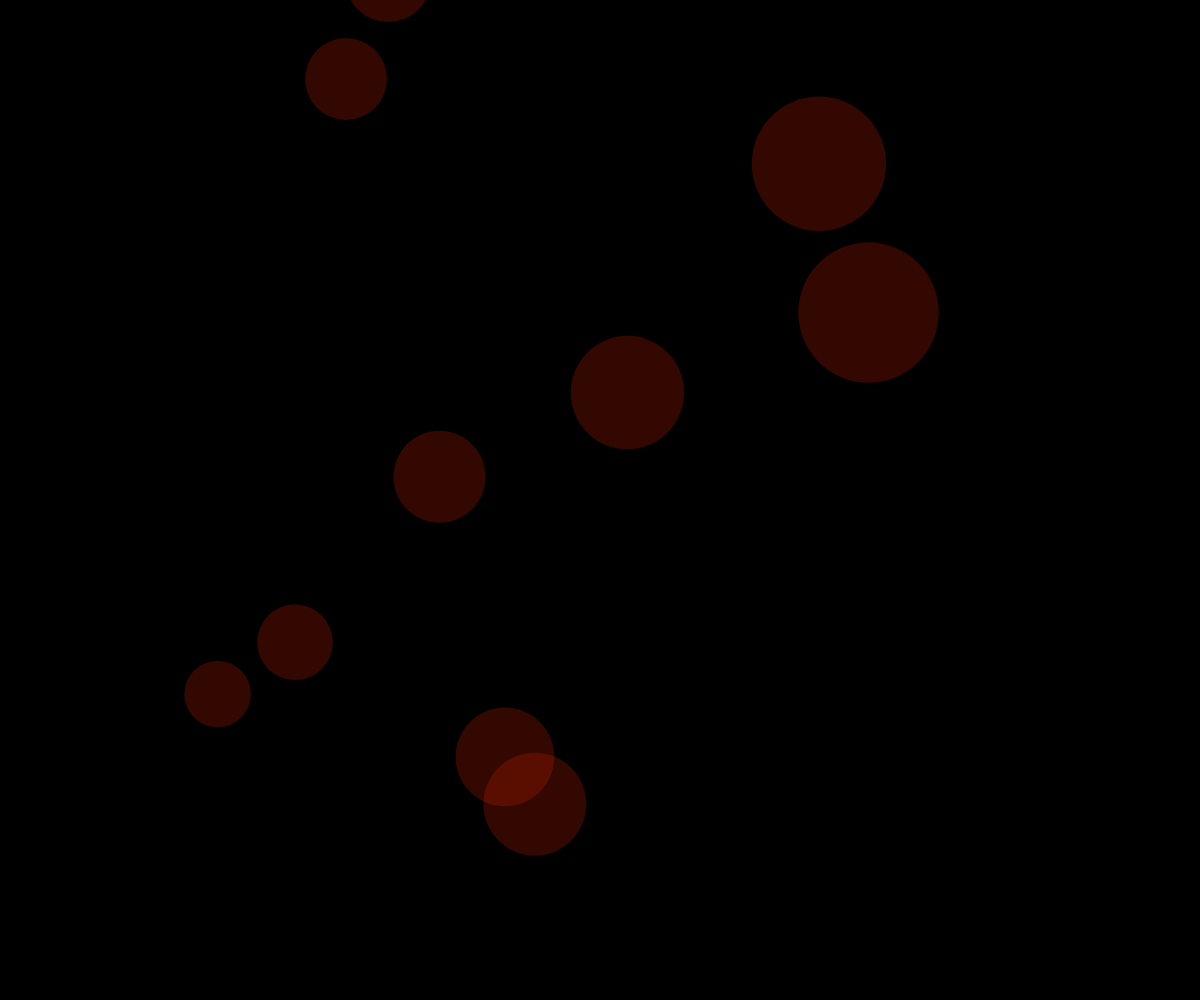
Frame 1 (no input)
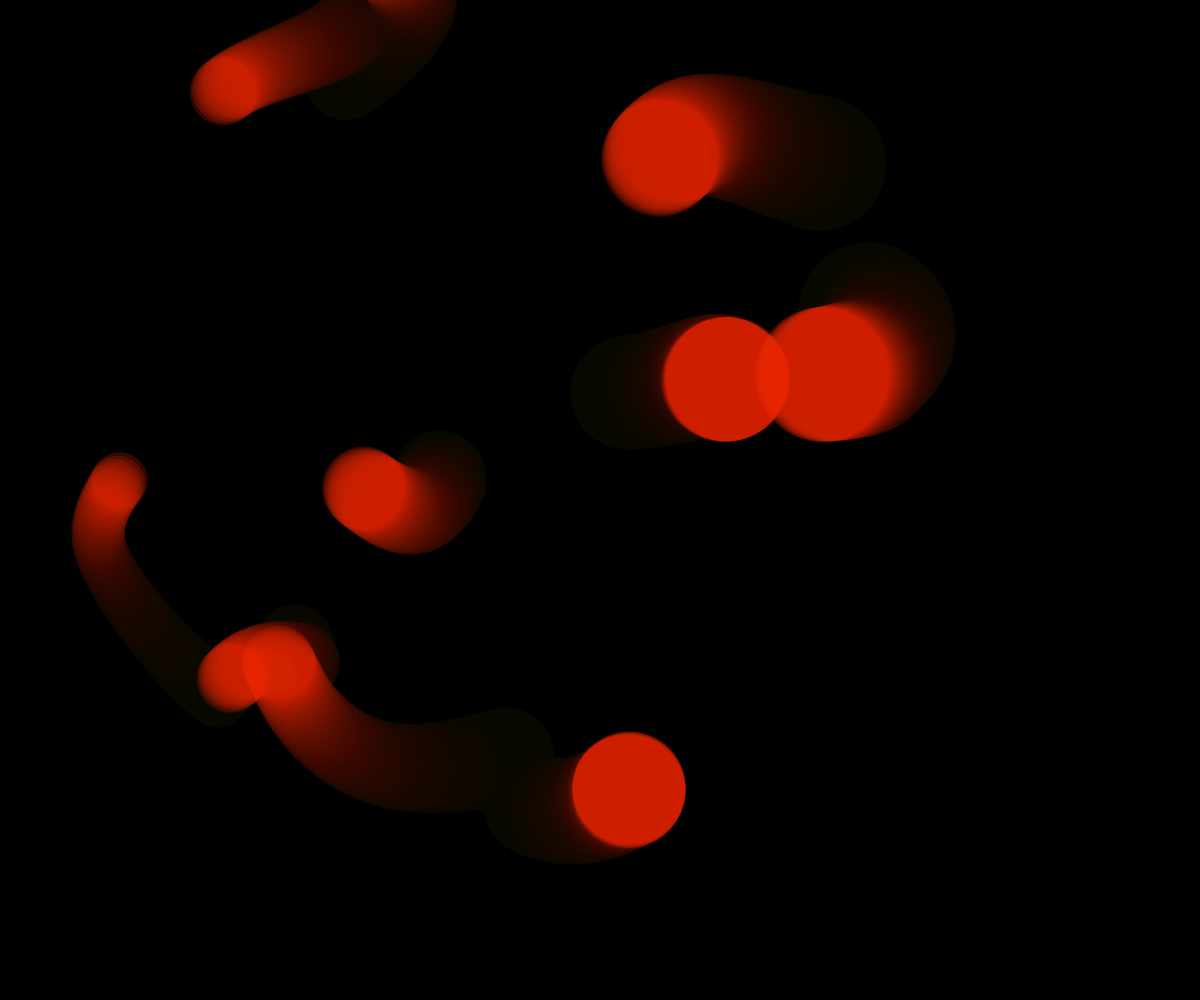
Frame 60 (no input)
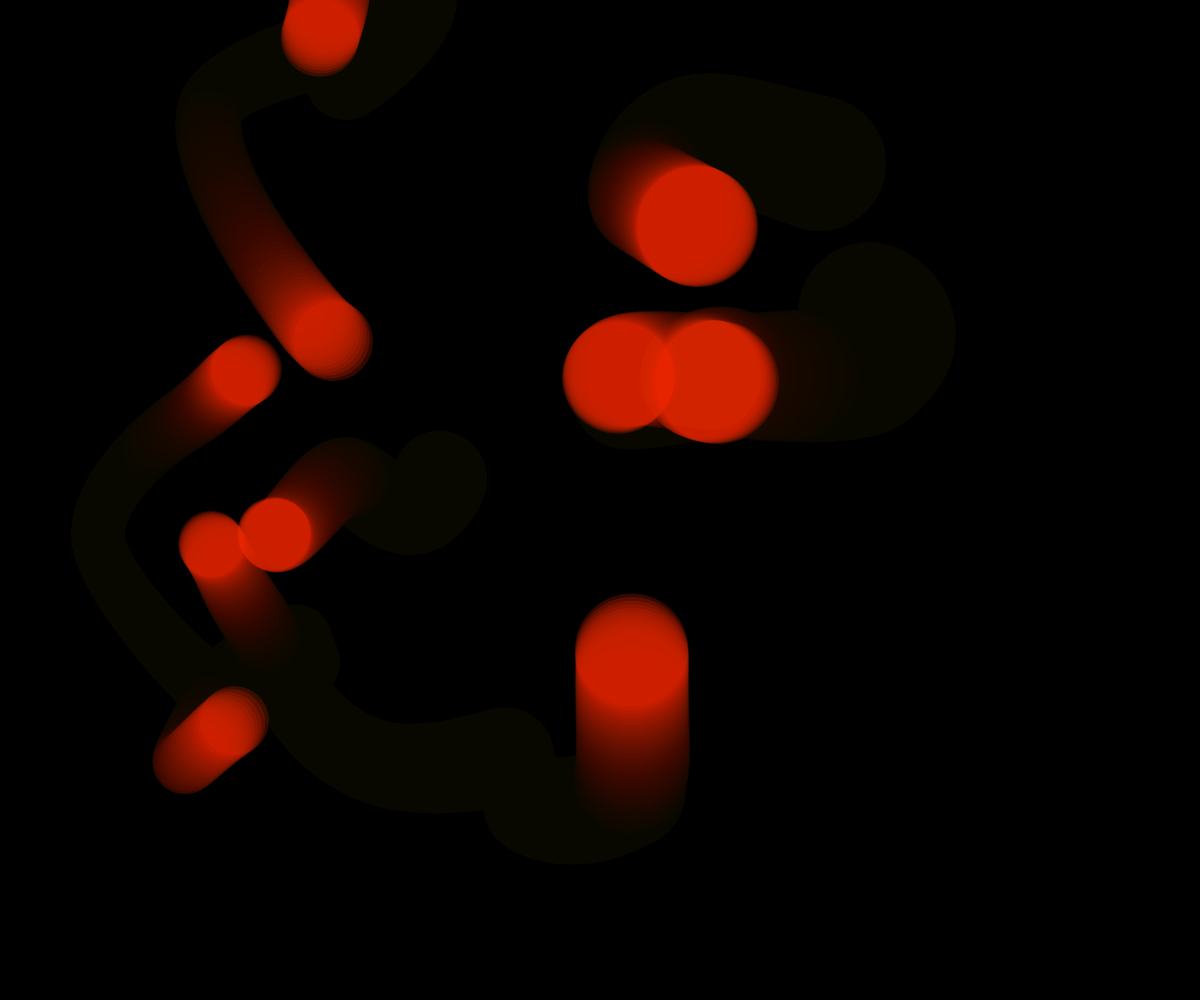
Frame 120 (the mouse pressed at the canvas centre since frame 60)

The p5.js sketch that drew these frames (run headless with seeded random() and noise() and a simulated clock; from frame 60 on, the mouse is pressed at the canvas centre):

// p5.js sketch
// ── sketch.js
var walkers;
var population;

function setup(){
	
	createCanvas(windowWidth,windowHeight);
	background(0);

	population = 10;
	walkers = [];

	for(i=0; i<population; i++){

		walkers[i]= new Walker();
	}
}

function draw(){

	fill(0,15);
	rect(0,0,width,height);
	for(i=0; i<population; i++){
		walkers[i].step();
		walkers[i].render();
	}
}

function Walker() {

	this.position = createVector(width/2,height/2);
	this.noff = createVector(random(1000),random(1000));
	this.count = createVector(0.003, 0.003);

	this.render = function(){

		noStroke();
		fill(255,45,0,50);
		ellipse(this.position.x,this.position.y,map(noise(this.noff.x),0,1,20,200),
		map(noise(this.noff.x),0,1,20,200))

	}

	this.step = function(){

		this.position.x = map(noise(this.noff.x),0,1,0 -200,width+200);
		this.position.y = map(noise(this.noff.y),0,1,0 -200,height+200);
		this.noff.add(this.count);

	}
}
